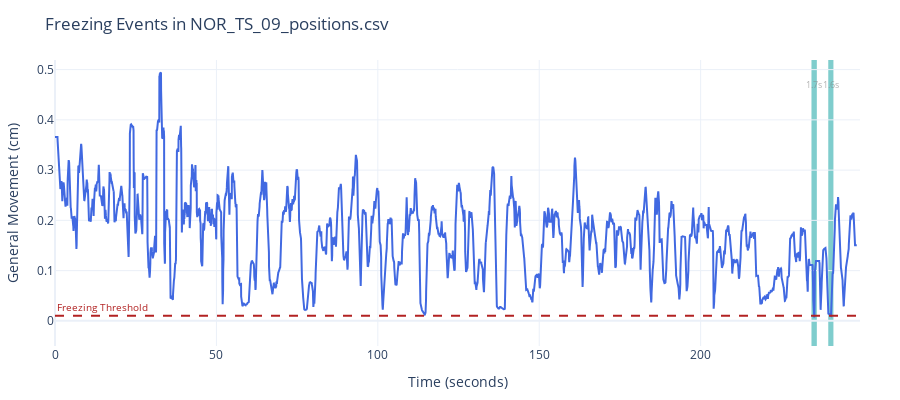

Source (notebook cell):
### Markdown cell above
---
#### 4.  We can also measure other behaviours, such as freezing

### Code cell
movement = rst.calculate_movement(params, example_path)
rst.plot_freezing_events(params, example_path, movement)

### Figure 1 — Plotly figure (JSON) as saved in the notebook; plotly's stock layout.template omitted (floating-point values rounded to 4 significant figures; data arrays with more than 128 entries replaced by an {"elided": "..."} marker saying what was removed)
{"data": [{"line": {"color": "royalblue"}, "mode": "lines", "name": "Movement", "type": "scatter", "x": {"elided": "7452 float values"}, "y": {"elided": "7452 float values"}}], "layout": {"annotations": [{"font": {"color": "gray", "size": 9}, "opacity": 0.6, "showarrow": false, "text": "1.7s", "x": 235.2, "y": 0.4697}, {"font": {"color": "gray", "size": 9}, "opacity": 0.6, "showarrow": false, "text": "1.6s", "x": 240.3, "y": 0.4697}, {"font": {"color": "firebrick", "size": 10}, "showarrow": false, "text": "Freezing Threshold", "x": 0, "xanchor": "left", "xref": "x domain", "y": 0.01, "yanchor": "bottom", "yref": "y"}], "height": 400, "legend": {"orientation": "h", "x": 0.5, "xanchor": "center", "y": 1, "yanchor": "bottom"}, "margin": {"b": 40, "l": 40, "r": 40, "t": 60}, "shapes": [{"fillcolor": "rgba(0, 155, 155, 0.5)", "layer": "below", "line": {"width": 0}, "type": "rect", "x0": 234.3, "x1": 236, "y0": -0.1, "y1": 0.5191}, {"fillcolor": "rgba(0, 155, 155, 0.5)", "layer": "below", "line": {"width": 0}, "type": "rect", "x0": 239.5, "x1": 241.1, "y0": -0.1, "y1": 0.5191}, {"line": {"color": "firebrick", "dash": "dash"}, "type": "line", "x0": 0, "x1": 1, "xref": "x domain", "y0": 0.01, "y1": 0.01, "yref": "y"}], "title": {"text": "Freezing Events in NOR_TS_09_positions.csv"}, "xaxis": {"range": [0, 249.4], "title": {"text": "Time (seconds)"}}, "yaxis": {"range": [-0.05, 0.5191], "title": {"text": "General Movement (cm)"}}}}
